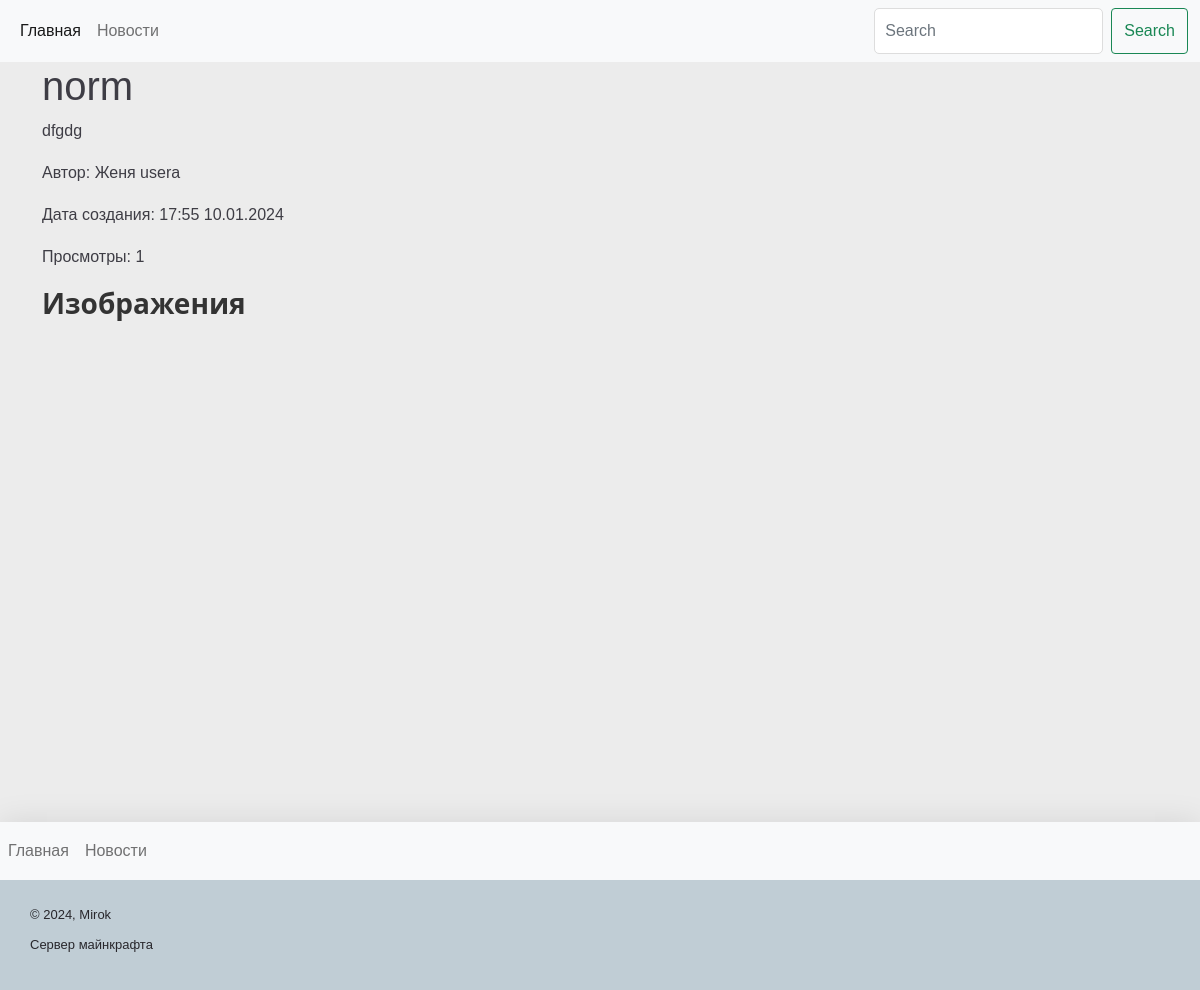
Screenshot of /news/9/ with the database file from the repository.
### pagenew/models.py (models this page shows, shortened)
class New(models.Model):
    title = models.TextField(
        verbose_name=_('Название'),
        validators=[
            MinLengthValidator(1, _("Название не может быть пустым."))
        ]
    )
    description = models.TextField(
        verbose_name=_('Описание'),
        validators=[
            MinLengthValidator(1, _("Описание не может быть пустым."))
        ]
    )
    author = models.ForeignKey(
        'User',
        on_delete=models.SET_NULL,
        null=True,
        blank=True,
        verbose_name=_('Автор')
    )
    date_of_create = models.DateTimeField(editable=False, null=True, blank=True, verbose_name='Дата создания новости')
    is_archived = models.BooleanField(default=False, verbose_name="Архивирован")
    class Meta:
        verbose_name = "Новость"
        verbose_name_plural = "Новости"
    def get_view_count(self):
        return self.views.count()

class User(AbstractBaseUser, PermissionsMixin):
    rus_validator = RegexValidator(
        regex=r'[а-яА-Я]+',
        message=_("Имя/Фамилия/Отчество должны содержать кириллицу")
    )
    name = models.CharField(_('first name'), max_length=20, validators=[rus_validator])
    email = models.EmailField(_('email address'), max_length=50, unique=True)
    date_of_birth = models.DateField(_('Дата рождения'))
    role = models.ForeignKey('Role', on_delete=models.SET_NULL, null=True, blank=True, verbose_name='Роль')
    login = models.CharField(_('Логин'), max_length=25, unique=True)
    is_active = models.BooleanField(_('active'), default=True)
    is_staff = models.BooleanField(_('staff status'), default=False)
    password = models.CharField(max_length=300, verbose_name='Пароль')
    objects = UserManager()
    groups = models.ManyToManyField(
        'auth.Group',
        verbose_name=_('groups'),
        blank=True,
        help_text=_(
            'The groups this user belongs to. A user will get all permissions granted to each of their groups.'),
        related_name='custom_user_groups',
        related_query_name='user',
    )
    user_permissions = models.ManyToManyField(
        'auth.Permission',
        verbose_name=_('user permissions'),
        blank=True,
        help_text=_('Specific permissions for this user.'),
        related_name='custom_user_permissions',
        related_query_name='user',
    )
    USERNAME_FIELD = 'login'
    REQUIRED_FIELDS = ['name','date_of_birth', 'email']
    is_archived = models.BooleanField(default=False, verbose_name="Архивирован")
    class Meta:
        verbose_name = _('Пользователь')
        verbose_name_plural = _('Пользователи')
    def __str__(self):
        archived_status = " (Архивировано)" if self.is_archived else ""
        return f"{self.name} {self.login} {archived_status}"

### pagenew/views.py (the view)
# urls.py: path('news/<int:pk>/', views.NewDetailView.as_view(), name='news_detail'),
class NewDetailView(ViewCountMixin, DetailView):
    model = New
    template_name = 'new_detail.html'
    context_object_name = 'new_instance'

### pagenew/mixins.py (called while the page is built)
    def get_object(self):
        obj = super().get_object()
        ip_address = get_client_ip(self.request)
        ViewCount.objects.get_or_create(new=obj, ip_address=ip_address)
        return obj

### pagenew/services/utils.py (called while the page is built)
def get_client_ip(request):
    x_forwarded_for = request.META.get('HTTP_X_FORWARDED_FOR')
    if x_forwarded_for:
        ip = x_forwarded_for.split(',')[0]
    else:
        ip = request.META.get('REMOTE_ADDR')
    return ip

### templates/new_detail.html (shortened to what this page needs)
{% extends 'base.html' %}
{%load static %}
{% block content %}
 <h1>{{ new_instance.title }}</h1>
    <p>{{ new_instance.description }}</p>
    <p>Автор: {{ new_instance.author }}</p>
    <p>Дата создания: {{ new_instance.date_of_create|date:"H:i d.m.Y" }}</p>
    <p> Просмотры: {{ new_instance.get_view_count }}</p>
    <h2>Изображения</h2>
{% endblock %}

### static/css/style.css (style rules this page uses)
html, body { height: 100%; }
body { min-width: 1140px; background-color: #ececec; font-family: "PT Sans", sans-serif; font-weight: 400; font-size: 16px; line-height: 26px; color: #3e3d45; }
h2 { margin: 0; font-family: "Open Sans", sans-serif; font-size: 28px; line-height: 35px; font-weight: 700; }
h2, h3, h4 { color: #333; }
h2 { padding-bottom: 10px; margin-bottom: 20px; }

### rows the page displays
New: title "norm", description "dfgdg", author "Женя usera", date_of_create "17:55 10.01.2024", get_view_count "1"
